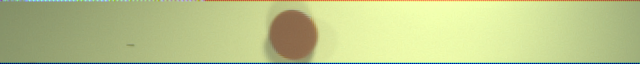
#> input picture program/out.0053.ppm, 640 x 64 px; its folder holds only this picture in this run
$ python image2.py
#> lines starting #> are read from the running program, lines starting #| are printed output that depends on the picture; after the words box and inside, x2 and y2 are one past the last pixel; in counts of white or black regions, pixels touching at a corner belong together
#importing the OpenCV(cv2), NumPy(numpy) and glob libraries
import cv2
import numpy as np
import glob

#creating an array out of the output .ppm files and sorting it in ascending order
#for some reason, I couldn't just call glob(something), even if I had imported the glob library
#instead, I call glob.glob(something) and it works

filenames = sorted(glob.glob('out.*.ppm'))

#using a variable to count the frames that are processed
i = 0

#creating a for loop to cycle through all the files in the filename array
for a in filenames:

	#creating a variable to store the information of each file of the array
	#the first argument is the file
	#the second argument is the storing mode, where '1' means BGR, '0' means GrayScale and '-1' means Unchanged

	img = cv2.imread(a, 1)
#> img is the input picture: shape (64, 640, 3); mean B, G, R 140, 199.3, 188.5

	#creating a variable that stores each pixel of the matrix of the original file (except the last 10 of each line and column)
	#but converted to Hue/Saturation/Value (HSV) mode

	hsv = cv2.cvtColor(img[:-10,:-10], cv2.COLOR_BGR2HSV)
#> hsv: shape (54, 630, 3); mean H, S, V 35, 81, 204.7

	#setting lower and upper ranges for the Hue
	#the first arguments in the square brackets are variables and should be changed
	#according to the color of the object that should be detected in the image files
	#the specific values of these arguments can be calculated by opening the image file
	#using GIMP or other Image Manipulation Program, selecting the Colour Picker Tool,
	#selecting a pixel of the specific object, and inputting the BGR values (in this order)
	#into the converter.py program. The output of converter.py should represent the
	#square brackets. The Saturation and Value values should be changed according to the
	#lighting system that is used in the experimental setup.
	#The second argument of the np.array function is the data type. The images' data type is uint8.
	#This means that it is an 8 bit integer, because the maximum value for Hue/Saturation/Value is 255.

	lower_range = np.array([52, 50, 75], dtype = np.uint8)
	upper_range = np.array([72, 255, 255], dtype = np.uint8)

	#creating a variable that represents the mask of the pixels from the hsv image, that
	#have the Hue value between the lower_range and upper_range values.
	#The program will perform operations only using this mask from now on.

	mask = cv2.inRange(hsv, lower_range, upper_range)
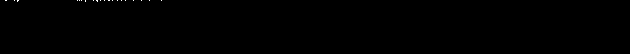
#> mask: shape (54, 630); 0.08% white in thin lines or dots, all inside (x1, y1, x2, y2) = (5, 0, 162, 2)

	#converting the HSV image to binary using Otsu's Binarization Method

	#firstly, I use the Gaussian Blur to make the image appear smoother
	#the first parameter is the source, the second are the distance (amount) of blur on X and Y
	#these parameters should be positive and odd
	#the third parameter is the standard deviation

	blur = cv2.GaussianBlur(mask,(5,5),0)
	#secondly, I convert the HSV image (with the blur applied) to binary and apply the threshold
	#using Otsu's Binarization Method.
	#first parameter is the source image, the second is the treshold value which is used to classify pixel values
	#the third is the maxVal which represents the value to be given if pixel value is more than
	#(or sometimes less than) the threshold value. The fourth is the used thresholding method.
	#This function has two outputs: a retValue and the image with the threshold applied.

	ret,thresh = cv2.threshold(blur,0,255,cv2.THRESH_BINARY+cv2.THRESH_OTSU)
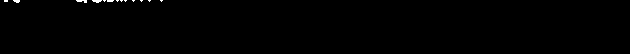
#> thresh: shape (54, 630); 0.33% white; 13 white regions (11 under 20 px), largest, box (x1, y1, x2, y2) and area: (76, 0, 87, 3) 22, (92, 0, 102, 3) 21
#> ret = 16

	#Calculating the moments of the thresholded image

	M = cv2.moments(thresh)
#> M = moments, m00 28560, centre m10/m00, m01/m00 = (87.15, 0.518)

	#Calculating the centre of the object using moments

	if M['m00'] != 0:
		cX = int(M['m10']/M['m00'])
#> cX = 87
		cY = int(M['m01']/M['m00'])
#> cY = 0
	else:
		cX, cY = 0, 0

	#Marking the centre of the object with a small black circle

	cv2.circle(mask, (cX, cY), 5, (0, 0, 0), -1)


	#Displaying the thresholded image, with the centre of the object found

	#cv2.imshow('final', mask)
	#cv2.waitKey(0)
	#cv2.destroyAllWindows()


	#Writing the matrix of the timestamp (in seconds) and the abscise of the centre of the object (in meters)
	#the 0.012/27 constant is the meters to pixels ratio, in this case. It should be updated for every different object
	#used in the experiment.

	f = open('centre_matrix.txt', 'a')
	if cY  != 0 or cY < 551:
		f.write(str(float(i)*0.0015) + ' ' + str(float(cX)*0.012/27) + '\n')
		#f.write(str(cX) + ',' + str(cY) + '\n')
		i = i + 1
	f.close()
